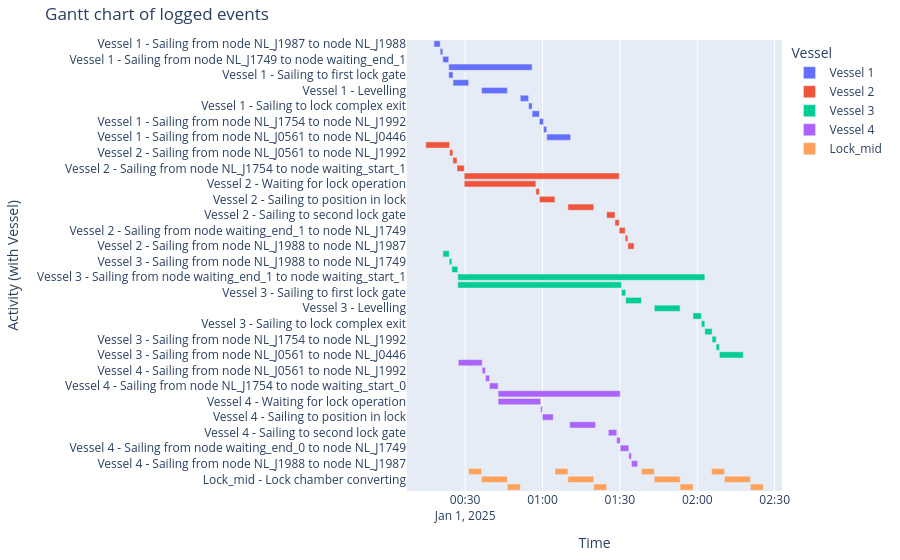

The notebook cell saved with this chart:
### Code cell
df_eventtable = opentnsim.core.logutils.logbook2eventtable([*vessels ,lock_chamber_II])
fig = generate_vessel_gantt_chart(df_eventtable)

### Figure 1 — Plotly figure (JSON) as saved in the notebook; plotly's stock layout.template omitted (floating-point values rounded to 4 significant figures)
{"data": [{"base": ["2025-01-01T00:17:54.550491000", "2025-01-01T00:20:19.635288000", "2025-01-01T00:21:20.660651000", "2025-01-01T00:23:39.109850000", "2025-01-01T00:23:39.109850000", "2025-01-01T00:25:18.365730000", "2025-01-01T00:36:22.599844000", "2025-01-01T00:51:22.599844000", "2025-01-01T00:54:36.984293000", "2025-01-01T00:55:58.309512000", "2025-01-01T00:58:46.958368000", "2025-01-01T01:00:21.871689000", "2025-01-01T01:01:37.942091000"], "hovertemplate": "object name=Vessel 1<br>start time=%{base}<br>stop time=%{x}<br>activity label=%{y}<extra></extra>", "legendgroup": "Vessel 1", "marker": {"color": "#636efa", "pattern": {"shape": ""}}, "name": "Vessel 1", "orientation": "h", "showlegend": true, "textposition": "auto", "type": "bar", "x": [145084, 61025, 138449, 1939199, 99255, 364234, 600000, 194384, 81325, 168648, 94913, 76070, 555309], "xaxis": "x", "y": ["Vessel 1 - Sailing from node NL_J1987 to node NL_J1988", "Vessel 1 - Sailing from node NL_J1988 to node NL_J1749", "Vessel 1 - Sailing from node NL_J1749 to node waiting_end_1", "Vessel 1 - Sailing from node waiting_end_1 to node waiting_start_1", "Vessel 1 - Sailing to first lock gate", "Vessel 1 - Sailing to position in lock", "Vessel 1 - Levelling", "Vessel 1 - Sailing to second lock gate", "Vessel 1 - Sailing to lock complex exit", "Vessel 1 - Sailing from node waiting_start_1 to node NL_J1754", "Vessel 1 - Sailing from node NL_J1754 to node NL_J1992", "Vessel 1 - Sailing from node NL_J1992 to node NL_J0561", "Vessel 1 - Sailing from node NL_J0561 to node NL_J0446"], "yaxis": "y"}, {"base": ["2025-01-01T00:14:44.354414000", "2025-01-01T00:23:59.663945000", "2025-01-01T00:25:15.734346000", "2025-01-01T00:26:50.647668000", "2025-01-01T00:29:39.296524000", "2025-01-01T00:29:39.296524000", "2025-01-01T00:57:25.659074000", "2025-01-01T00:58:46.984293000", "2025-01-01T01:09:51.218406000", "2025-01-01T01:24:51.218406000", "2025-01-01T01:28:05.602856000", "2025-01-01T01:29:44.858736000", "2025-01-01T01:32:03.307935000", "2025-01-01T01:33:04.333298000"], "hovertemplate": "object name=Vessel 2<br>start time=%{base}<br>stop time=%{x}<br>activity label=%{y}<extra></extra>", "legendgroup": "Vessel 2", "marker": {"color": "#EF553B", "pattern": {"shape": ""}}, "name": "Vessel 2", "orientation": "h", "showlegend": true, "textposition": "auto", "type": "bar", "x": [555309, 76070, 94913, 168648, 3605562, 1666362, 81325, 364234, 600000, 194384, 99255, 138449, 61025, 145084], "xaxis": "x", "y": ["Vessel 2 - Sailing from node NL_J0446 to node NL_J0561", "Vessel 2 - Sailing from node NL_J0561 to node NL_J1992", "Vessel 2 - Sailing from node NL_J1992 to node NL_J1754", "Vessel 2 - Sailing from node NL_J1754 to node waiting_start_1", "Vessel 2 - Sailing from node waiting_start_1 to node waiting_end_1", "Vessel 2 - Waiting for lock operation", "Vessel 2 - Sailing to first lock gate", "Vessel 2 - Sailing to position in lock", "Vessel 2 - Levelling", "Vessel 2 - Sailing to second lock gate", "Vessel 2 - Sailing to lock complex exit", "Vessel 2 - Sailing from node waiting_end_1 to node NL_J1749", "Vessel 2 - Sailing from node NL_J1749 to node NL_J1988", "Vessel 2 - Sailing from node NL_J1988 to node NL_J1987"], "yaxis": "y"}, {"base": ["2025-01-01T00:21:25.206400000", "2025-01-01T00:23:50.291197000", "2025-01-01T00:24:51.316560000", "2025-01-01T00:27:09.765759000", "2025-01-01T00:27:09.765759000", "2025-01-01T01:30:36.346975000", "2025-01-01T01:32:15.602855000", "2025-01-01T01:43:19.836969000", "2025-01-01T01:58:19.836969000", "2025-01-01T02:01:34.221419000", "2025-01-01T02:02:55.546638000", "2025-01-01T02:05:44.195493000", "2025-01-01T02:07:19.108815000", "2025-01-01T02:08:35.179216000"], "hovertemplate": "object name=Vessel 3<br>start time=%{base}<br>stop time=%{x}<br>activity label=%{y}<extra></extra>", "legendgroup": "Vessel 3", "marker": {"color": "#00cc96", "pattern": {"shape": ""}}, "name": "Vessel 3", "orientation": "h", "showlegend": true, "textposition": "auto", "type": "bar", "x": [145084, 61025, 138449, 5745780, 3806581, 99255, 364234, 600000, 194384, 81325, 168648, 94913, 76070, 555309], "xaxis": "x", "y": ["Vessel 3 - Sailing from node NL_J1987 to node NL_J1988", "Vessel 3 - Sailing from node NL_J1988 to node NL_J1749", "Vessel 3 - Sailing from node NL_J1749 to node waiting_end_1", "Vessel 3 - Sailing from node waiting_end_1 to node waiting_start_1", "Vessel 3 - Waiting for lock operation", "Vessel 3 - Sailing to first lock gate", "Vessel 3 - Sailing to position in lock", "Vessel 3 - Levelling", "Vessel 3 - Sailing to second lock gate", "Vessel 3 - Sailing to lock complex exit", "Vessel 3 - Sailing from node waiting_start_1 to node NL_J1754", "Vessel 3 - Sailing from node NL_J1754 to node NL_J1992", "Vessel 3 - Sailing from node NL_J1992 to node NL_J0561", "Vessel 3 - Sailing from node NL_J0561 to node NL_J0446"], "yaxis": "y"}, {"base": ["2025-01-01T00:27:21.160539000", "2025-01-01T00:36:36.470070000", "2025-01-01T00:37:52.540471000", "2025-01-01T00:39:27.453793000", "2025-01-01T00:42:48.581155000", "2025-01-01T00:42:48.581155000", "2025-01-01T00:59:17.975094000", "2025-01-01T00:59:57.540470000", "2025-01-01T01:10:32.139925000", "2025-01-01T01:25:32.139925000", "2025-01-01T01:28:46.524375000", "2025-01-01T01:30:07.249232000", "2025-01-01T01:33:27.050160000", "2025-01-01T01:34:28.075523000"], "hovertemplate": "object name=Vessel 4<br>start time=%{base}<br>stop time=%{x}<br>activity label=%{y}<extra></extra>", "legendgroup": "Vessel 4", "marker": {"color": "#ab63fa", "pattern": {"shape": ""}}, "name": "Vessel 4", "orientation": "h", "showlegend": true, "textposition": "auto", "type": "bar", "x": [555309, 76070, 94913, 201127, 2838668, 989393, 39565, 252756, 600000, 194384, 80724, 199800, 61025, 145084], "xaxis": "x", "y": ["Vessel 4 - Sailing from node NL_J0446 to node NL_J0561", "Vessel 4 - Sailing from node NL_J0561 to node NL_J1992", "Vessel 4 - Sailing from node NL_J1992 to node NL_J1754", "Vessel 4 - Sailing from node NL_J1754 to node waiting_start_0", "Vessel 4 - Sailing from node waiting_start_0 to node waiting_end_0", "Vessel 4 - Waiting for lock operation", "Vessel 4 - Sailing to first lock gate", "Vessel 4 - Sailing to position in lock", "Vessel 4 - Levelling", "Vessel 4 - Sailing to second lock gate", "Vessel 4 - Sailing to lock complex exit", "Vessel 4 - Sailing from node waiting_end_0 to node NL_J1749", "Vessel 4 - Sailing from node NL_J1749 to node NL_J1988", "Vessel 4 - Sailing from node NL_J1988 to node NL_J1987"], "yaxis": "y"}, {"base": ["2025-01-01T00:31:22.599844000", "2025-01-01T00:36:22.599844000", "2025-01-01T00:46:22.599844000", "2025-01-01T01:04:51.218406000", "2025-01-01T01:09:51.218406000", "2025-01-01T01:19:51.218406000", "2025-01-01T01:38:19.836969000", "2025-01-01T01:43:19.836969000", "2025-01-01T01:53:19.836969000", "2025-01-01T02:05:34.221419000", "2025-01-01T02:10:34.221419000", "2025-01-01T02:20:34.221419000"], "hovertemplate": "object name=Lock_mid<br>start time=%{base}<br>stop time=%{x}<br>activity label=%{y}<extra></extra>", "legendgroup": "Lock_mid", "marker": {"color": "#FFA15A", "pattern": {"shape": ""}}, "name": "Lock_mid", "orientation": "h", "showlegend": true, "textposition": "auto", "type": "bar", "x": [300000, 600000, 300000, 300000, 600000, 300000, 300000, 600000, 300000, 300000, 600000, 300000], "xaxis": "x", "y": ["Lock_mid - Lock gate closing", "Lock_mid - Lock chamber converting", "Lock_mid - Lock gate opening", "Lock_mid - Lock gate closing", "Lock_mid - Lock chamber converting", "Lock_mid - Lock gate opening", "Lock_mid - Lock gate closing", "Lock_mid - Lock chamber converting", "Lock_mid - Lock gate opening", "Lock_mid - Lock gate closing", "Lock_mid - Lock chamber converting", "Lock_mid - Lock gate opening"], "yaxis": "y"}], "layout": {"barmode": "overlay", "legend": {"title": {"text": "Vessel"}, "tracegroupgap": 0}, "margin": {"b": 20, "l": 20, "r": 20, "t": 40}, "title": {"text": "Gantt chart of logged events"}, "xaxis": {"anchor": "y", "domain": [0, 1], "title": {"text": "Time"}, "type": "date"}, "yaxis": {"anchor": "x", "autorange": "reversed", "domain": [0, 1], "title": {"text": "Activity (with Vessel)"}}}}
